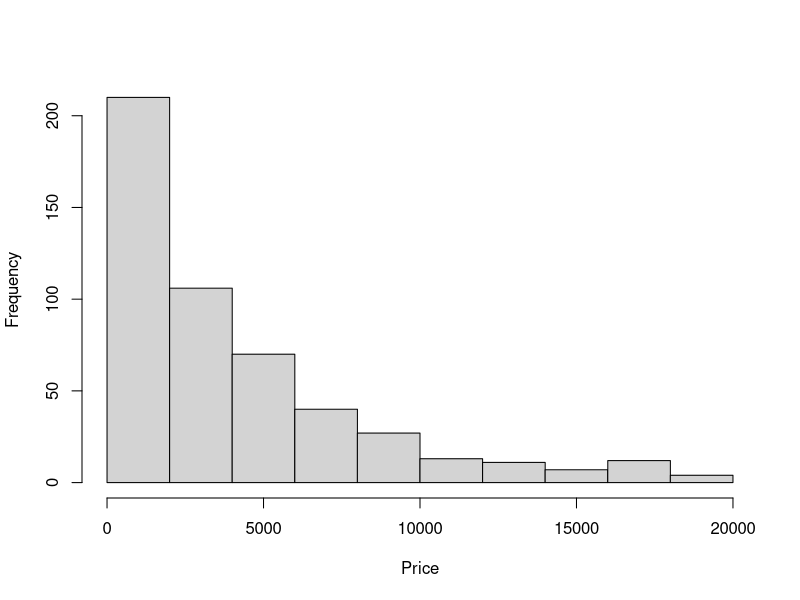
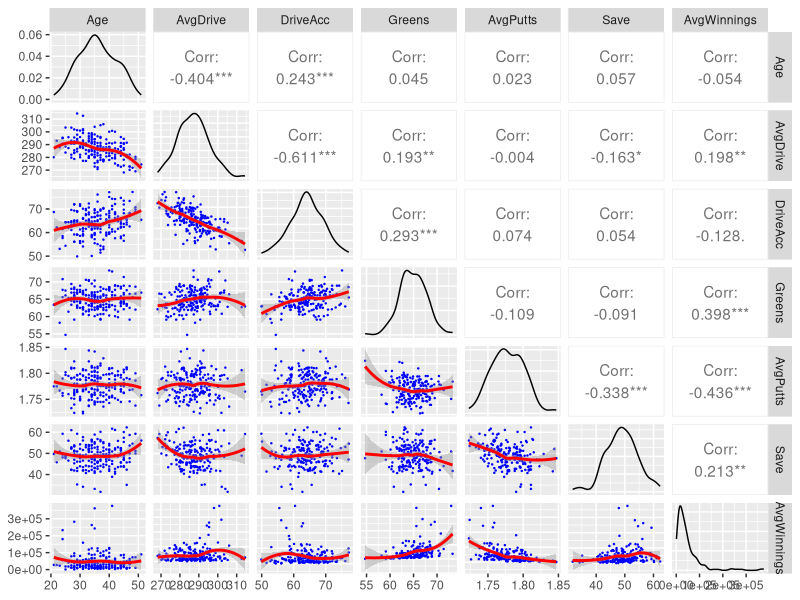

Reproduce these figures in R, in order.
## ---- chunk 1
knitr::opts_chunk$set(echo = TRUE)
## ---- chunk 2
library(ggplot2)
set.seed(1234)
price<-sample(diamonds$price,500)
hist(price,xlab="Price",main="")
## ---- chunk 3
quantile(price,probs=.9)
## ---- chunk 4
library(GGally)
setwd("~/Desktop/CourseDev/Unit 2/PreLive")
golf<-read.csv("GolfData2.csv")

#Getting fancy
lowerFn <- function(data, mapping, method = "lm", ...) {
  p <- ggplot(data = data, mapping = mapping) +
    geom_point(colour = "blue",size=.2) +
    geom_smooth(method = loess, color = "red", ...)
  p
}


ggpairs(golf[,c(2:7,11)],lower=list(continuous=lowerFn),progress = F)
